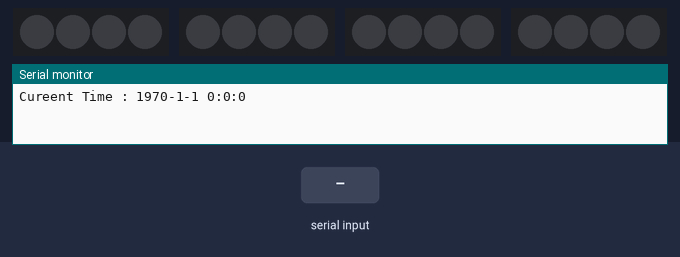
A sketch run on a simulated Arduino Uno, built with avr-gcc and run on an emulated ATmega328P. Shown: 4 × 4 RGB LEDs in strip order, left to right, the last lines printed to the serial monitor. Inputs (shaded band) come from the test bench.

Above: at 1.2 s.
1.3 s: "2" received over Serial
At 3.32 s:
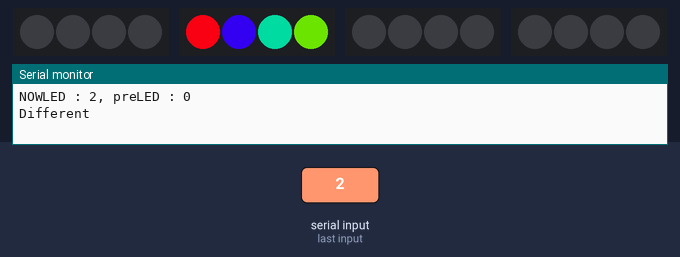
At 5.9 s:
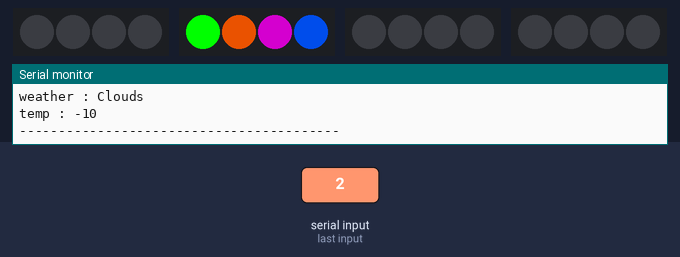
6.3 s: "2\n" received over Serial
At 7.59 s:
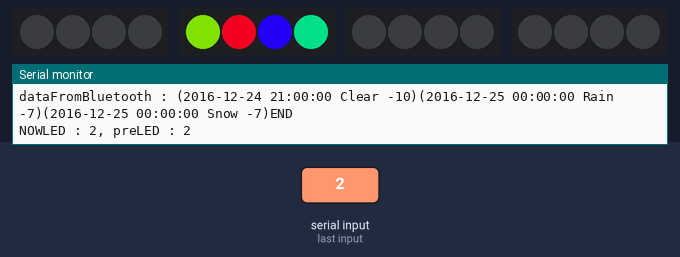
Timing chart, 0 to 21.3 s (numbered marks = the images above; inputs shaded):
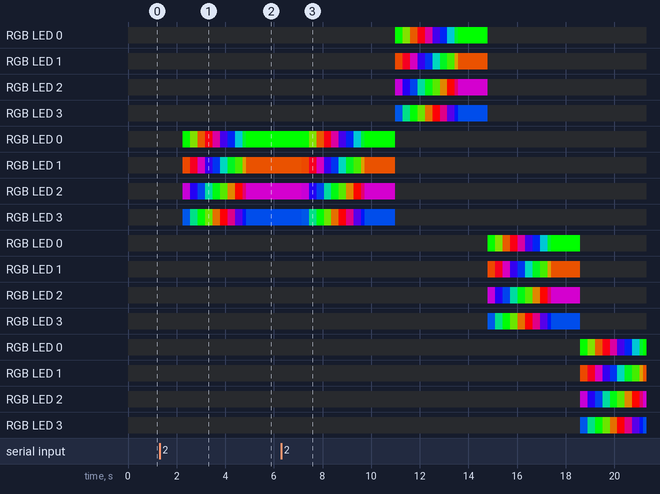

The sketch:

MyTimeAlarmNEO2.ino
```cpp
#include <TimeLib.h>
#include <TimeAlarms.h>
#include <Adafruit_NeoPixel.h>

#define NEOPIN1 22
#define NEOPIN2 23
#define NEOPIN3 24
#define NEOPIN4 25

#define RepeatTime 5    //5초마다 날씨 제어

String dataFromBluetooth;
AlarmId threeHourAlarmId;

int preLED = 0;    //이전 loop에서 켰던 LED
int nowLED = 0;
int setWait = 20;

//네오픽셀을 사용하기 위해 객체를 생성한다.
//첫번째 인자값은 네오픽셀의 LED의 개수
//두번째 인자값은 네오픽셀이 연결된 아두이노의 핀번호
//세번째 인자값은 네오픽셀의 타입에 따라 바뀌는 flag
Adafruit_NeoPixel strip1 = Adafruit_NeoPixel(4, NEOPIN1, NEO_GRB + NEO_KHZ800);
Adafruit_NeoPixel strip2 = Adafruit_NeoPixel(4, NEOPIN2, NEO_GRB + NEO_KHZ800);
Adafruit_NeoPixel strip3 = Adafruit_NeoPixel(4, NEOPIN3, NEO_GRB + NEO_KHZ800);
Adafruit_NeoPixel strip4 = Adafruit_NeoPixel(4, NEOPIN4, NEO_GRB + NEO_KHZ800);

void setup() {
  // put your setup code here, to run once:
  Serial.begin(9600);
  printTime();
  setStrip();
}

void loop() {
  char ch;
   if (Serial.available()) {
    ch = Serial.read();
  }
  switch(ch) {
    //기본값
    case '1' :
    break;

    //블루투스 읽기
    case '2' :
    Serial.println("Data 2 recieved");
    dataFromBluetooth = "(2016-12-23 15:00:00 Clear -4)(2016-12-23 18:00:00 Clouds -6)(2016-12-23 21:00:00 Clear -9)(2016-12-24 00:00:00 Clouds -7)(2016-12-24 03:00:00 Clear 0)(2016-12-24 06:00:00 Clear 2)(2016-12-24 09:00:00 Clouds -3)(2016-12-24 12:00:00 Clouds -7)(2016-12-24 15:00:00 Clear -9)(2016-12-24 18:00:00 Clouds -10)(2016-12-24 21:00:00 Clear -10)(2016-12-25 00:00:00 Clouds -7)(2016-12-25 03:00:00 Clouds 3)(2016-12-25 06:00:00 Clouds 5)(2016-12-25 09:00:00 Clouds 1)(2016-12-25 12:00:00 Clouds -2)(2016-12-25 15:00:00 Clouds -2)(2016-12-25 18:00:00 Clouds -3)(2016-12-25 21:00:00 Clouds -3)(2016-12-26 00:00:00 Clouds -1)END";
    dataFromBluetooth = "(2016-12-24 18:00:00 Clouds -10)(2016-12-24 21:00:00 Clear -10)(2016-12-25 00:00:00 Rain -7)(2016-12-25 00:00:00 Snow -7)END";
    //dataFromBluetooth = "(Clouds -2)(Clouds -3)(Clouds -3)(Clouds -1)END";
    Repeats();      //Repeat 한번 호출
    threeHourAlarmId =  Alarm.timerRepeat(RepeatTime, Repeats);  //RepeatTime초마다 Repeat호출
    ch = 3; //LED 제어로 상태 바꿈
    break;

    //LED 제어
    case '3' :
    break;
  }//switch 끝

  delay(1000);
  Alarm.delay(1000);
}

void  Repeats(){
  String nowData;
  String weather;
  String temp;
  Serial.println("------------Repeats() Function-----------");
  printTime();
  Serial.print(RepeatTime);
  Serial.println(" second timer");

  //받아온 데이터의 첫번째 부분만 꺼내기
  nowData = dataFromBluetooth.substring(dataFromBluetooth.indexOf("("),dataFromBluetooth.indexOf(")")+1);
  Serial.println("nowData : " + nowData);
  //첫번째 부분 제거
  dataFromBluetooth = dataFromBluetooth.substring(dataFromBluetooth.indexOf(nowData) + nowData.length());
  Serial.println("dataFromBluetooth : " + dataFromBluetooth);

  //첫번째 부분에서 날짜 제거
  nowData = nowData.substring(nowData.indexOf(" ") + 1);
  //첫번째 부분에서 시간 제거
  nowData = nowData.substring(nowData.indexOf(" ") + 1, nowData.indexOf(")"));
  //첫번째 부분의 날씨
  //weather = nowData.substring(nowData.indexOf("(") + 1,nowData.indexOf(" "));
  weather = nowData.substring(0,nowData.indexOf(" "));
  //첫번째 부분의 기온
  //temp = nowData.substring(nowData.indexOf(" ") + 1);
  temp = nowData.substring(nowData.indexOf(" ") + 1);
  //마지막 데이터일 경우가 아닐 경우만
  //첫번째 부분으로 LED 제어(마지막 데이터
  if(dataFromBluetooth.startsWith("END")) {
    Serial.println("Last Data");
    Alarm.free(threeHourAlarmId);
  }
  controlLED(weather, temp.toInt());
  Serial.print("nowData : ");
  Serial.println(nowData);
  Serial.print("weather : ");
  Serial.println(weather);
  Serial.print("temp : ");
  Serial.println(temp.toInt());

  //마지막 데이터일 경우(데이터가END로 시작함)
  if(dataFromBluetooth.startsWith("END")) {
    Serial.println("Last Data");
    Alarm.free(threeHourAlarmId);
  }
  Serial.println("-----------------------------------------");
}
void controlLED(String weather, int temp) {
  if (weather.equals("Clear")) {  //맑으면 1번 LED켜기
    nowLED = 1;
    clearLED();
    //rainbow(setWait, &strip1);
    rainbowCycle(setWait, &strip1, 1);
  }
  else if (weather.equals("Clouds")) {   //흐리면 2번 LED 켜기
    nowLED = 2;
    clearLED();
    //rainbow(setWait, &strip2);
    rainbowCycle(setWait, &strip2, 1);

  }
  else if(weather.equals("Rain")) {    //비오면 3번 LED 켜기
    nowLED = 3;
    clearLED();
    rainbowCycle(setWait, &strip3, 1);
  }
  else if(weather.equals("Snow")) {    //눈오면 4번 LED켜기
    nowLED = 4;
    clearLED();
    rainbowCycle(setWait, &strip4, 1);
  }
  else {
    nowLED = 1;
    clearLED();
    rainbowCycle(setWait, &strip1, 1);
  }
}
void printTime() {
  Serial.print("Cureent Time : ");
  Serial.print(year());
  Serial.print("-");
  Serial.print(month());
  Serial.print("-");
  Serial.print(day());
  Serial.print(" ");
  Serial.print(hour());
  Serial.print(":");
  Serial.print(minute());
  Serial.print(":");
  Serial.println(second());
}
void setStrip() {
  strip1.begin();
  strip1.show();
  strip2.begin();
  strip2.show();
  strip3.begin();
  strip3.show();
  strip4.begin();
  strip4.show();
}
void clearLED() {
  Serial.print("NOWLED : ");
  Serial.print(nowLED);
  Serial.print(", preLED : ");
  Serial.println(preLED);
  if (nowLED != preLED) {
    Serial.println("Different");
    switch (preLED) {
      case 1:
        strip1.clear();
        break;
      case 2:
        strip2.clear();
        break;
      case 3:
        strip3.clear();
        break;
      case 4:
        strip4.clear();
        break;
    }
    setStrip();
  }
  preLED = nowLED;
}


//NeoPixel에 달린 LED를 각각 주어진 인자값 색으로 채워나가는 함수
void colorWipe(uint32_t c, uint8_t wait, Adafruit_NeoPixel *strip) {
  for(uint16_t i=0; i<(*strip).numPixels(); i++) {
      (*strip).setPixelColor(i, c);
      (*strip).show();
      delay(wait);
  }
}
//모든 LED를 출력가능한 모든색으로 한번씩 보여주는 동작을 한번하는 함수
void rainbow(uint8_t wait, Adafruit_NeoPixel *strip) {
  uint16_t i, j;

  for(j=0; j<256; j++) {
    //j += 1;
    for(i=0; i<(*strip).numPixels(); i++) {
      (*strip).setPixelColor(i, Wheel((i+j) & 255, strip));
    }
    (*strip).show();
    delay(wait);
  }
}

//NeoPixel에 달린 LED를 각각 다른색으로 시작하여 다양한색으로 n번 반복한다
void rainbowCycle(uint8_t wait, Adafruit_NeoPixel *strip, int n) {
  uint16_t i, j;

  for(j=0; j<256*n; j++) {
    j += 1;
    for(i=0; i< (*strip).numPixels(); i++) {
      (*strip).setPixelColor(i, Wheel(((i * 256 / (*strip).numPixels()) + j) & 255, strip));
    }
    (*strip).show();
    delay(wait);
  }
}

//255가지의 색을 나타내는 함수
uint32_t Wheel(byte WheelPos ,Adafruit_NeoPixel *strip) {
  if(WheelPos < 85) {
   return  (*strip).Color(WheelPos * 3, 255 - WheelPos * 3, 0);
  } else if(WheelPos < 170) {
   WheelPos -= 85;
   return  (*strip).Color(255 - WheelPos * 3, 0, WheelPos * 3);
  } else {
   WheelPos -= 170;
   return  (*strip).Color(0, WheelPos * 3, 255 - WheelPos * 3);
  }
}
```
